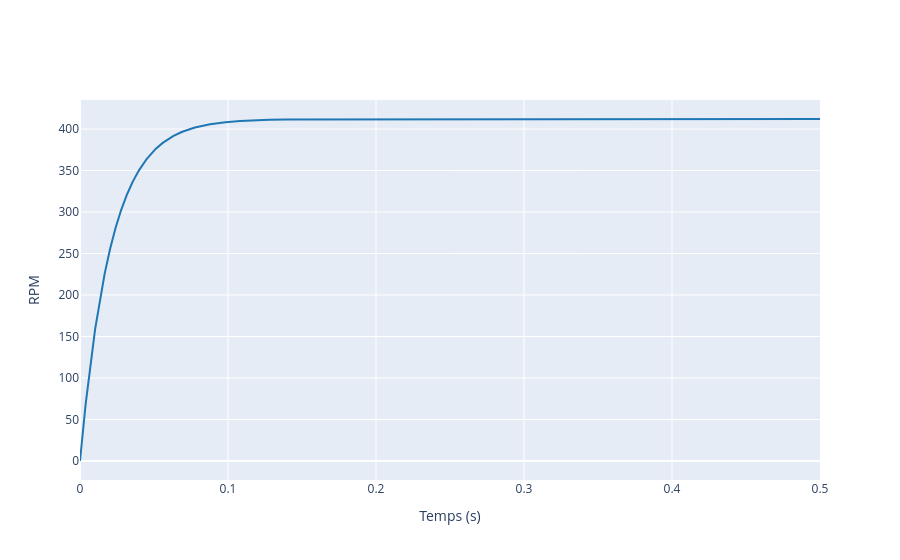

Source (notebook cell):
### Markdown cell above
### Simulations

### Code cell
### Simulation moteur
Mt_s_rpm = (60/(2*np.pi))*Mt_s
tm = np.linspace(start=0,stop=0.5, num = 10000)
step(Mt_s_rpm*1287, tm, x_title="Temps (s)", y_title ="RPM")

### Figure 1 — Plotly figure (JSON) as saved in the notebook; plotly's stock layout.template omitted (floating-point values rounded to 4 significant figures; data arrays with more than 128 entries replaced by an {"elided": "..."} marker saying what was removed)
{"data": [{"line": {"color": "#1f77b4", "shape": "linear"}, "mode": "lines", "name": "sys1", "type": "scatter", "x": {"elided": "10000 float values"}, "y": {"elided": "10000 float values"}}], "layout": {"xaxis": {"title": {"text": "Temps (s)"}, "type": "linear"}, "yaxis": {"title": {"text": "RPM"}, "type": "linear"}}}
